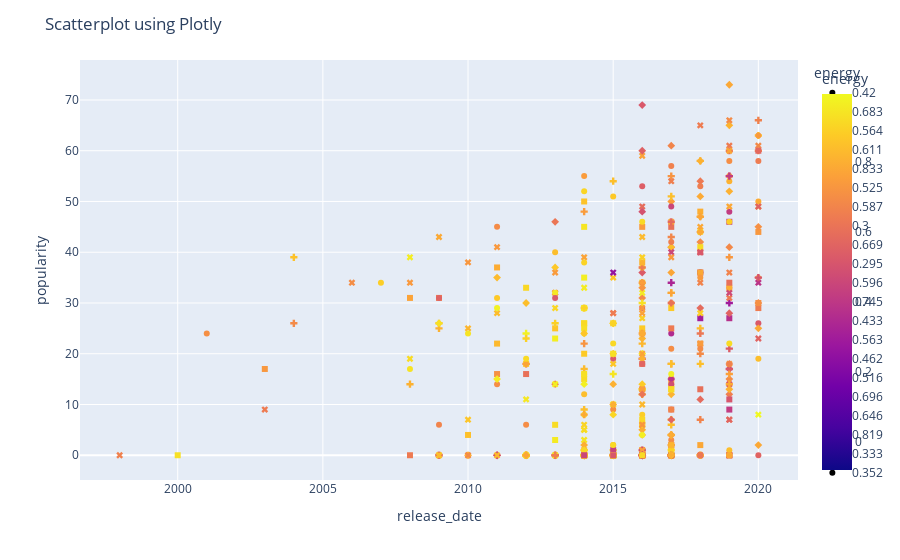

Notebook code for this chart:
### Code cell
fig = px.scatter(data_frame=data, x='release_date', y='popularity', color='energy', symbol='energy')
fig.update_layout(title='Scatterplot using Plotly')
fig.show()
